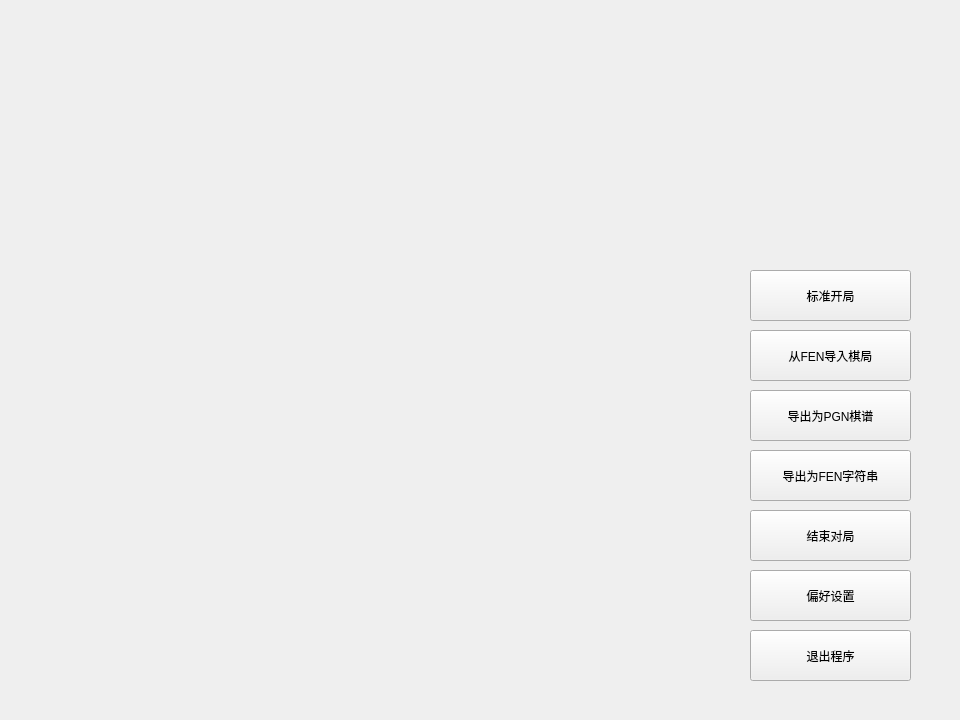
<?xml version="1.0" encoding="UTF-8"?>
<ui version="4.0">
 <class>Widget</class>
 <widget class="QWidget" name="Widget">
  <property name="geometry">
   <rect>
    <x>0</x>
    <y>0</y>
    <width>960</width>
    <height>720</height>
   </rect>
  </property>
  <property name="windowTitle">
   <string>Widget</string>
  </property>
  <widget class="QPushButton" name="StopGame">
   <property name="geometry">
    <rect>
     <x>750</x>
     <y>510</y>
     <width>161</width>
     <height>51</height>
    </rect>
   </property>
   <property name="text">
    <string>结束对局</string>
   </property>
  </widget>
  <widget class="QPushButton" name="StdStart">
   <property name="geometry">
    <rect>
     <x>750</x>
     <y>270</y>
     <width>161</width>
     <height>51</height>
    </rect>
   </property>
   <property name="text">
    <string>标准开局</string>
   </property>
  </widget>
  <widget class="QPushButton" name="Input">
   <property name="geometry">
    <rect>
     <x>750</x>
     <y>330</y>
     <width>161</width>
     <height>51</height>
    </rect>
   </property>
   <property name="text">
    <string>从FEN导入棋局</string>
   </property>
  </widget>
  <widget class="QPushButton" name="Output_PGN">
   <property name="geometry">
    <rect>
     <x>750</x>
     <y>390</y>
     <width>161</width>
     <height>51</height>
    </rect>
   </property>
   <property name="text">
    <string>导出为PGN棋谱</string>
   </property>
  </widget>
  <widget class="QPushButton" name="Output_FEN">
   <property name="geometry">
    <rect>
     <x>750</x>
     <y>450</y>
     <width>161</width>
     <height>51</height>
    </rect>
   </property>
   <property name="text">
    <string>导出为FEN字符串</string>
   </property>
  </widget>
  <widget class="QPushButton" name="ExitPro">
   <property name="geometry">
    <rect>
     <x>750</x>
     <y>630</y>
     <width>161</width>
     <height>51</height>
    </rect>
   </property>
   <property name="text">
    <string>退出程序</string>
   </property>
  </widget>
  <widget class="QPushButton" name="Options">
   <property name="geometry">
    <rect>
     <x>750</x>
     <y>570</y>
     <width>161</width>
     <height>51</height>
    </rect>
   </property>
   <property name="text">
    <string>偏好设置</string>
   </property>
  </widget>
  <widget class="QLabel" name="TurnLabel">
   <property name="geometry">
    <rect>
     <x>750</x>
     <y>80</y>
     <width>161</width>
     <height>61</height>
    </rect>
   </property>
   <property name="text">
    <string/>
   </property>
   <property name="alignment">
    <set>Qt::AlignHCenter|Qt::AlignTop</set>
   </property>
  </widget>
 </widget>
 <resources/>
 <connections/>
</ui>
